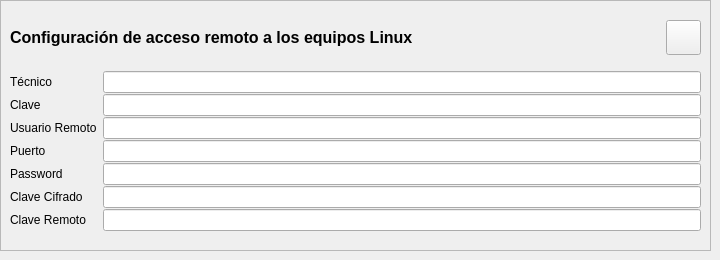
            <widget class="QWidget" name="remoto">
             <attribute name="title">
              <string>Remoto</string>
             </attribute>
             <widget class="QFrame" name="fr_linux">
              <property name="geometry">
               <rect>
                <x>0</x>
                <y>0</y>
                <width>711</width>
                <height>251</height>
               </rect>
              </property>
              <property name="frameShape">
               <enum>QFrame::StyledPanel</enum>
              </property>
              <property name="frameShadow">
               <enum>QFrame::Raised</enum>
              </property>
              <layout class="QGridLayout" name="gridLayout_7">
               <item row="0" column="0">
                <widget class="QLabel" name="label_34">
                 <property name="font">
                  <font>
                   <pointsize>12</pointsize>
                   <weight>75</weight>
                   <bold>true</bold>
                  </font>
                 </property>
                 <property name="text">
                  <string>Configuración de acceso remoto a los equipos Linux</string>
                 </property>
                </widget>
               </item>
               <item row="0" column="1">
                <widget class="QPushButton" name="PB_linux">
                 <property name="maximumSize">
                  <size>
                   <width>35</width>
                   <height>35</height>
                  </size>
                 </property>
                 <property name="text">
                  <string/>
                 </property>
                 <property name="icon">
                  <iconset resource="../iconos.qrc">
                   <normaloff>:/imagenes/iconos/sedes/color.png</normaloff>:/imagenes/iconos/sedes/color.png</iconset>
                 </property>
                 <property name="iconSize">
                  <size>
                   <width>25</width>
                   <height>25</height>
                  </size>
                 </property>
                </widget>
               </item>
               <item row="1" column="0" colspan="2">
                <layout class="QHBoxLayout" name="horizontalLayout_3">
                 <item>
                  <layout class="QVBoxLayout" name="verticalLayout_2">
                   <property name="spacing">
                    <number>1</number>
                   </property>
                   <item>
                    <widget class="QLabel" name="label_4">
                     <property name="text">
                      <string>Técnico</string>
                     </property>
                    </widget>
                   </item>
                   <item>
                    <widget class="QLabel" name="label_2">
                     <property name="text">
                      <string>Clave</string>
                     </property>
                    </widget>
                   </item>
                   <item>
                    <widget class="QLabel" name="label">
                     <property name="text">
                      <string>Usuario Remoto</string>
                     </property>
                    </widget>
                   </item>
                   <item>
                    <widget class="QLabel" name="label_8">
                     <property name="text">
                      <string>Puerto</string>
                     </property>
                    </widget>
                   </item>
                   <item>
                    <widget class="QLabel" name="label_3">
                     <property name="text">
                      <string>Password</string>
                     </property>
                    </widget>
                   </item>
                   <item>
                    <widget class="QLabel" name="label_5">
                     <property name="text">
                      <string>Clave Cifrado</string>
                     </property>
                    </widget>
                   </item>
                   <item>
                    <widget class="QLabel" name="label_6">
                     <property name="text">
                      <string>Clave Remoto</string>
                     </property>
                    </widget>
                   </item>
                  </layout>
                 </item>
                 <item>
                  <layout class="QVBoxLayout" name="verticalLayout">
                   <property name="spacing">
                    <number>1</number>
                   </property>
                   <item>
                    <widget class="QLineEdit" name="tecnico">
                     <property name="toolTip">
                      <string>Nombre de usuario del técnico en el dominio (si_manolito)</string>
                     </property>
                    </widget>
                   </item>
                   <item>
                    <widget class="QLineEdit" name="clave">
                     <property name="toolTip">
                      <string>Clave del técnico en el dominio</string>
                     </property>
                     <property name="echoMode">
                      <enum>QLineEdit::Password</enum>
                     </property>
                    </widget>
                   </item>
                   <item>
                    <widget class="QLineEdit" name="usuario_remoto"/>
                   </item>
                   <item>
                    <widget class="QLineEdit" name="puerto">
                     <property name="toolTip">
                      <string>Puerto de acceso ssh en los equipos linux</string>
                     </property>
                    </widget>
                   </item>
                   <item>
                    <widget class="QLineEdit" name="password">
                     <property name="toolTip">
                      <string>Clave del usuario administrador de los equipos linux</string>
                     </property>
                     <property name="echoMode">
                      <enum>QLineEdit::Password</enum>
                     </property>
                    </widget>
                   </item>
                   <item>
                    <widget class="QLineEdit" name="clave_cifrado">
                     <property name="toolTip">
                      <string>Clave del cifrado en los equipos</string>
                     </property>
                     <property name="echoMode">
                      <enum>QLineEdit::Password</enum>
                     </property>
                    </widget>
                   </item>
                   <item>
                    <widget class="QLineEdit" name="clave_remoto">
                     <property name="echoMode">
                      <enum>QLineEdit::Password</enum>
                     </property>
                    </widget>
                   </item>
                  </layout>
                 </item>
                </layout>
               </item>
              </layout>
             </widget>
            </widget>
